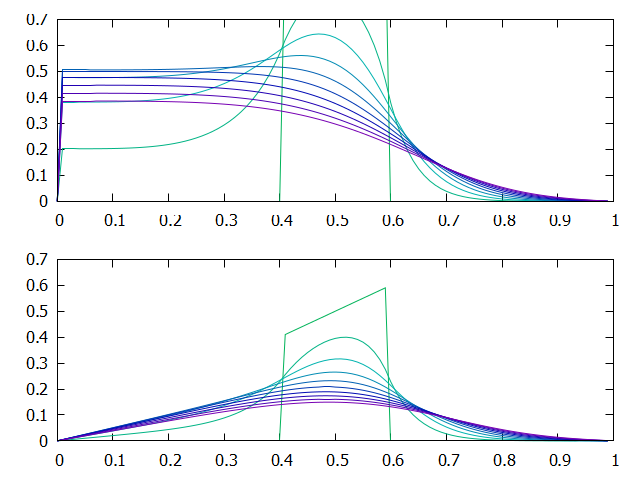

This figure's gnuplot source:
reset
set terminal pngcairo
set out "08-2.png"
unset key

set palette model HSV functions gray,1,0.7
unset colorbox

set multiplot layout 2,1
set yrange [0:0.7]
plot for [i=0:9] "r1.data" u 1:1*i+2 w l lc palette frac (150.+130.*i/9.)/360.
set yrange [0:0.7]
plot for [i=0:9] "r2.data" u 1:1*i+2 w l lc palette frac (150.+130.*i/9.)/360.

unset multiplot
set out
set terminal wxt enhanced
